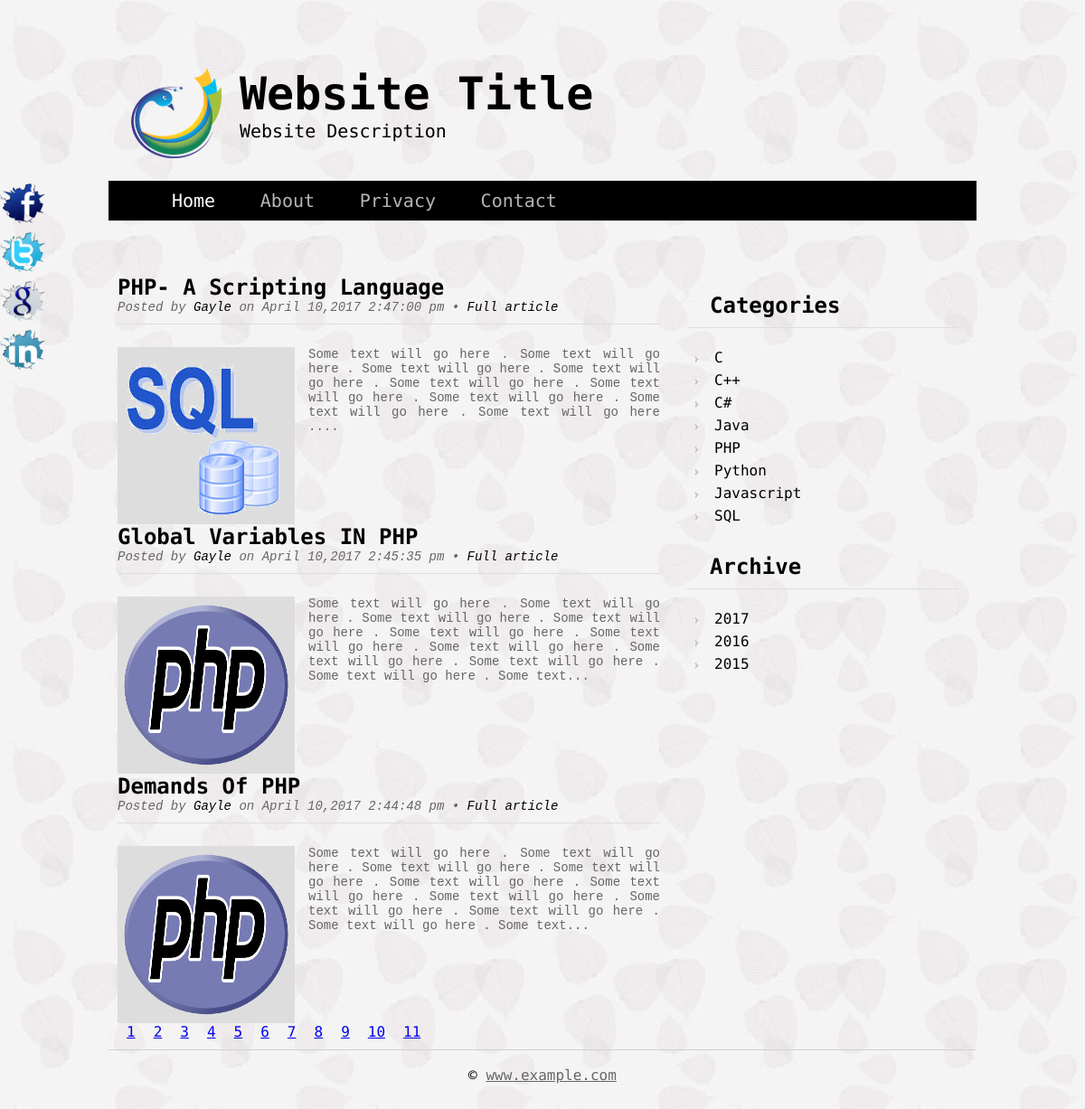
Screenshot of /web/src/blog/index.php with the database file from the repository.
### tables this page shows
CREATE TABLE `post` (
  `id` int(11) NOT NULL,
  `category` int(11) NOT NULL,
  `title` varchar(255) NOT NULL,
  `content` text NOT NULL,
  `image` varchar(255) NOT NULL,
  `author` varchar(255) NOT NULL,
  `publish_date` timestamp NULL DEFAULT CURRENT_TIMESTAMP,
  `month_year` varchar(10) DEFAULT NULL,
  `year` int(11) NOT NULL
);

CREATE TABLE `category` (
  `categoryID` int(11) NOT NULL,
  `name` varchar(255) NOT NULL
);

### web/src/blog/library/function.php (called while the page is built, shortened)
<?php
function formatDate($date){
	return date('F j,Y g:i:s a',strtotime($date));
}
function formatText($text){
	$text = substr($text,0,300);
	$text = substr($text,0,strrpos($text,' '));
	$text = $text.'...';
	return $text;
}
?>

### web/src/blog/index.php (the view, shortened to what this page needs)
<?php
include("include/header.php");
include("library/database.php");
include("library/function.php");
?>
<?php
if(isset($_GET['page'])){
    $page = $_GET['page'];
}
else{
    $page = 1;
}
$num_post=3;
$start_page = ($page-1)*$num_post;
$query = "SELECT * FROM post";
$result = $db->query($query);
$total_row = $result->num_rows;
$total_page = ceil($total_row/$num_post);
?>
    <div id="page" class="overflow">
        <div id="content" class="overflow">
<?php
$query = "SELECT * FROM post ORDER BY publish_date DESC LIMIT $start_page,$num_post ;";
$result =$db->query($query);
if($result){
	while($post = $result->fetch_assoc()){
?>
			<div class="post overflow">
                <h2><a href="post.php?id=<?php echo $post['id']; ?>"><?php echo $post['title']; ?></a></h2>
                <p class="meta">
                    Posted by <a href="#"><?php echo $post['author']; ?></a> on <?php echo formatDate($post['publish_date']);?>&nbsp;&bull;&nbsp;<a href="post.php?id=<?php echo $post['id']; ?>" class="permalink">Full article</a>
                </p>
                <a href="post.php?id=<?php echo $post['id']; ?>"><img src="admin/upload/<?php echo $post['image']; ?>" alt="post image"></a>
                <p>
				<?php echo formatText($post['content']);?>
                </p>
            </div>
<?php
	}
}
?>
<?php
for($i=1; $i<=$total_page; $i++){
    echo "<span class='pagination'><a href='index.php?page=$i'>$i</a></span>";
}
?>
        </div>
<?php
include("include/sidebar.php");
include("include/footer.php");
?>

### web/src/blog/include/header.php (shortened to what this page needs)
<!DOCTYPE html>
<html>
<head>
    <link rel="stylesheet" href="stylesheet.css">
</head>
<body>
    <div id="header" class="overflow">
        <a href="index.php">
        <img src="image/logo.png" alt="logo">
        <h1>Website Title</h1>
        <p>Website Description</p>
        </a>
    </div>
    <div id="navigation" class="overflow">
        <ul>
            <li><a href="index.php" class="active">Home</a></li>
            <li><a href="about.php">About</a></li>
            <li><a href="privacy.php">Privacy</a></li>
            <li><a href="contact.php">Contact</a></li>
        </ul>
    </div>

### web/src/blog/include/sidebar.php
<?php
$query = "SELECT * FROM category;";
$result = $db->query($query);
?>
       <div id="sidebar" class="overflow">
            <h2>Categories</h2>
            <ul>
<?php
while($value = $result->fetch_assoc()){
?>
                <li><a href="category.php?category=<?php echo $value['categoryID'];?>"><?php echo $value['name'];?></a></li>
<?php
}
?>
			</ul>
				<h2>Archive</h2>
					<ul>
<?php
$query = "SELECT DISTINCT year FROM post WHERE year <> 0 ORDER BY year DESC;";
$result = $db->query($query);
if($result){
	while($value = $result->fetch_object()){
?>
                	<li><a href="date.php?id=<?php echo $value->year; ?>"><?php echo $value->year; ?></a>
                	</li>
<?php
	}
}
?>
						</ul>
		</div>
    </div>

### web/src/blog/include/footer.php
    <div id="footer" class="overflow">
        <p>&copy; <a href="index.php">www.example.com</a></p>
    </div>
	<div class="fixedicon overflow">
		<a href="http://www.facebook.com"><img src="image/social/fb.png" alt="Facebook"/></a>
		<a href="http://www.twitter.com"><img src="image/social/tw.png" alt="Twitter"/></a>
		<a href="http://www.google.com"><img src="image/social/gl.png" alt="GooglePlus"/></a>
		<a href="http://www.linkedin.com"><img src="image/social/in.png" alt="LinkedIn"/></a>
	</div>
</body>
</html>

### web/src/blog/stylesheet.css (style rules this page uses)
* { border: 0; margin: 0; outline: 0; }
body { background-image: url(image/img04.jpg); font-family: 'Nova Mono',monospace; width: 960px; margin: 0 auto; }
.overflow { overflow: hidden; }
#header { margin-top: 50px; padding: 25px; }
#header a { color: #000; text-decoration: none; }
#header img { margin-right: 20px; float: left; }
#header h1 { font-size: 50px; }
#header p { font-size: 20px; }
#navigation { background: #000; padding: 10px; }
#navigation ul li { display: inline; }
#navigation ul li a { text-decoration: none; color: #B5B5B5; font-size: 20px; margin: 20px; }
#navigation .active { color: #FFF; }
#page { margin-top: 50px; }
#content { width: 600px; float: left; padding: 10px; }
.post a { color: #000; text-decoration: none; }
.post img { height: 186px; width: 186px; background: #DDD; padding: 5px; float: left; margin-right: 15px; }
.post p { font-size: 14px; font-family: monospace; color: #666; text-align: justify; margin-bottom: 25px; }
.meta { padding-bottom: 10px; text-align: left; font-family: Arial, Helvetica, sans-serif; font-size: 11px; font-style: italic; margin-bottom: 15px; border-bottom: 1px solid #DDD; }
#sidebar { float: right: }
#sidebar h2 { padding: 10px 25px; border-bottom: 1px solid #DDD; margin: 20px; }
#sidebar ul { list-style-image: url(image/img01.jpg); }
#sidebar ul li { padding: 3px 10px; }
#sidebar ul li a { color:#000; text-decoration: none; }
#footer { clear: both; margin-bottom: 40px; border-top: 1px solid #D0D0D0; }
#footer p { padding-top: 18px; text-align: center; }
#footer a { color: #666; }
.fixedicon { left: 0; position: fixed; top: 200px; width: 60px; }
.fixedicon img { width: 50px; }
.pagination { padding: 10px; }

### rows the page displays
post: title "PHP- A Scripting Language", author "Gayle", publish_date "April 10,2017 2:47:00 pm", image (picture), content "Some text will go here . Some text will go here . Some text will go here . Some text will go here . Some text will go here . Some text will go here . Some text will go here . Some text will go here . Some text will go here ...."
post: title "Global Variables IN PHP", author "Gayle", publish_date "April 10,2017 2:45:35 pm", image (picture), content "Some text will go here . Some text will go here . Some text will go here . Some text will go here . Some text will go here . Some text will go here . Some text will go here . Some text will go here . Some text will go here . Some text will go here . Some text..."
post: title "Demands Of PHP", author "Gayle", publish_date "April 10,2017 2:44:48 pm", image (picture), content "Some text will go here . Some text will go here . Some text will go here . Some text will go here . Some text will go here . Some text will go here . Some text will go here . Some text will go here . Some text will go here . Some text will go here . Some text..."
category: name "C"
category: name "C++"
category: name "C#"
category: name "Java"
category: name "PHP"
category: name "Python"
category: name "Javascript"
category: name "SQL"

### other values shown
$value->year "2017"
$value->year "2016"
$value->year "2015"
